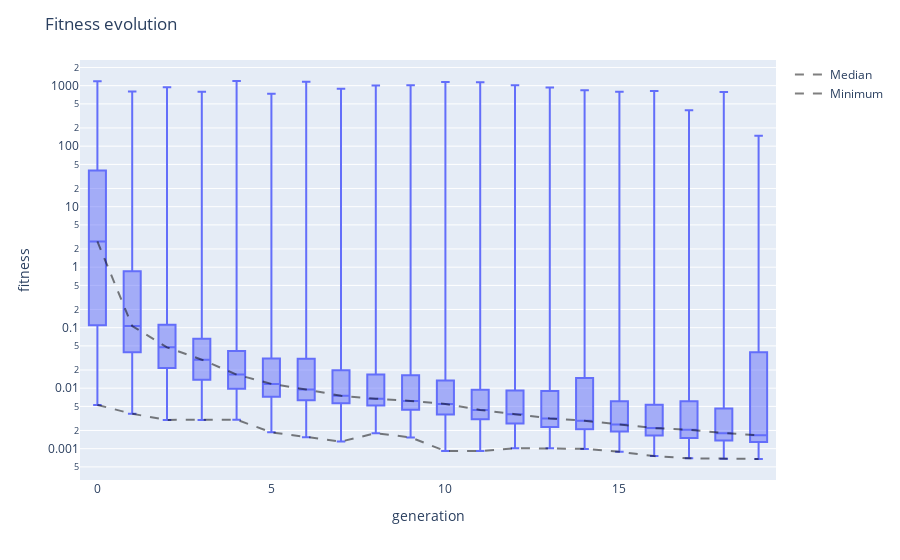

Notebook cell for this chart:
### Code cell
viewer.fitness_evolution()

### Figure 1 — Plotly figure (JSON) as saved in the notebook; plotly's stock layout.template omitted (floating-point values rounded to 4 significant figures; data arrays with more than 128 entries replaced by an {"elided": "..."} marker saying what was removed)
{"data": [{"alignmentgroup": "True", "boxpoints": false, "hovertemplate": "generation=%{x}<br>fitness=%{y}<extra></extra>", "legendgroup": "", "marker": {"color": "#636efa"}, "name": "", "notched": false, "offsetgroup": "", "orientation": "v", "showlegend": false, "type": "box", "x": {"elided": "20000 int values"}, "x0": " ", "xaxis": "x", "y": {"elided": "20000 float values"}, "y0": " ", "yaxis": "y"}, {"line": {"color": "rgba(0,0,0,0.5)", "dash": "dash", "width": 2}, "mode": "lines", "name": "Median", "type": "scatter", "x": [0, 1, 2, 3, 4, 5, 6, 7, 8, 9, 10, 11, 12, 13, 14, 15, 16, 17, 18, 19], "y": [2.662, 0.1066, 0.04732, 0.02956, 0.01678, 0.01177, 0.009507, 0.007488, 0.006702, 0.006153, 0.005483, 0.004364, 0.00372, 0.003162, 0.002894, 0.002518, 0.002188, 0.002057, 0.001807, 0.001672]}, {"line": {"color": "rgba(0,0,0,0.5)", "dash": "dash", "width": 2}, "mode": "lines", "name": "Minimum", "type": "scatter", "x": [0, 1, 2, 3, 4, 5, 6, 7, 8, 9, 10, 11, 12, 13, 14, 15, 16, 17, 18, 19], "y": [0.005291, 0.003771, 0.002993, 0.002993, 0.003016, 0.001861, 0.001549, 0.001312, 0.001807, 0.001537, 0.0009139, 0.0009139, 0.001018, 0.001015, 0.0009924, 0.0008868, 0.0007545, 0.0006928, 0.0006829, 0.0006753]}], "layout": {"boxmode": "group", "legend": {"tracegroupgap": 0}, "margin": {"t": 60}, "title": {"text": "Fitness evolution"}, "xaxis": {"anchor": "y", "domain": [0, 1], "title": {"text": "generation"}}, "yaxis": {"anchor": "x", "domain": [0, 1], "title": {"text": "fitness"}, "type": "log"}}}
